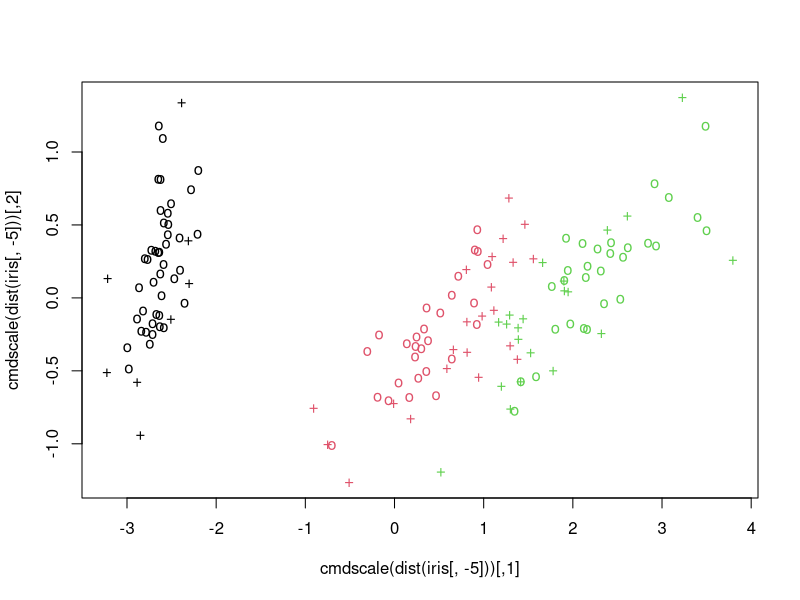
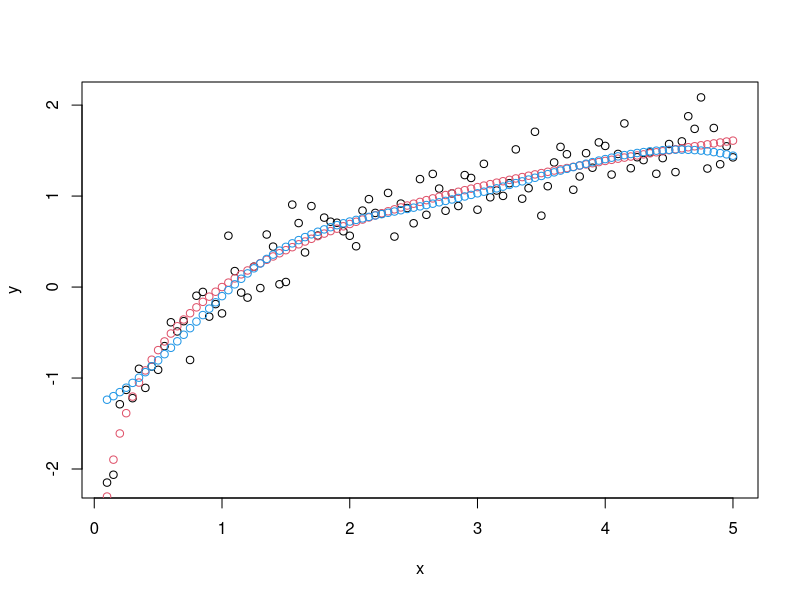

Here is the R script that generated these plots, in order:
# SVM para clasificación multiclase

# Para este ejemplo, trabajaremos con el dataset clásico, Iris data.
library("e1071")
data(iris)
 attach(iris)
## classification mode
# default with factor response:
model <- svm(Species ~ ., data = iris)

# alternatively the traditional interface:
x <- subset(iris, select = -Species)
y <- Species
model <- svm(x, y)
print(model)

summary(model)


# test with train data
pred <- predict(model, x)
# (same as:)
pred <- fitted(model)
# Check accuracy:
table(pred, y)


# compute decision values and probabilities:
pred <- predict(model, x, decision.values = TRUE)
attr(pred, "decision.values")[1:4,]
# visualize (classes by color, SV by crosses):
plot(cmdscale(dist(iris[,-5])),col = as.integer(iris[,5]),pch = c("o","+")[1:150 %in% model$index + 1])



## try regression mode on two dimensions
# create data
x <- seq(0.1, 5, by = 0.05)
y <- log(x) + rnorm(x, sd = 0.2)
# estimate model and predict input values
m <- svm(x, y)
new <- predict(m, x)
# visualize
plot(x, y)
points(x, log(x), col = 2)
points(x, new, col = 4)